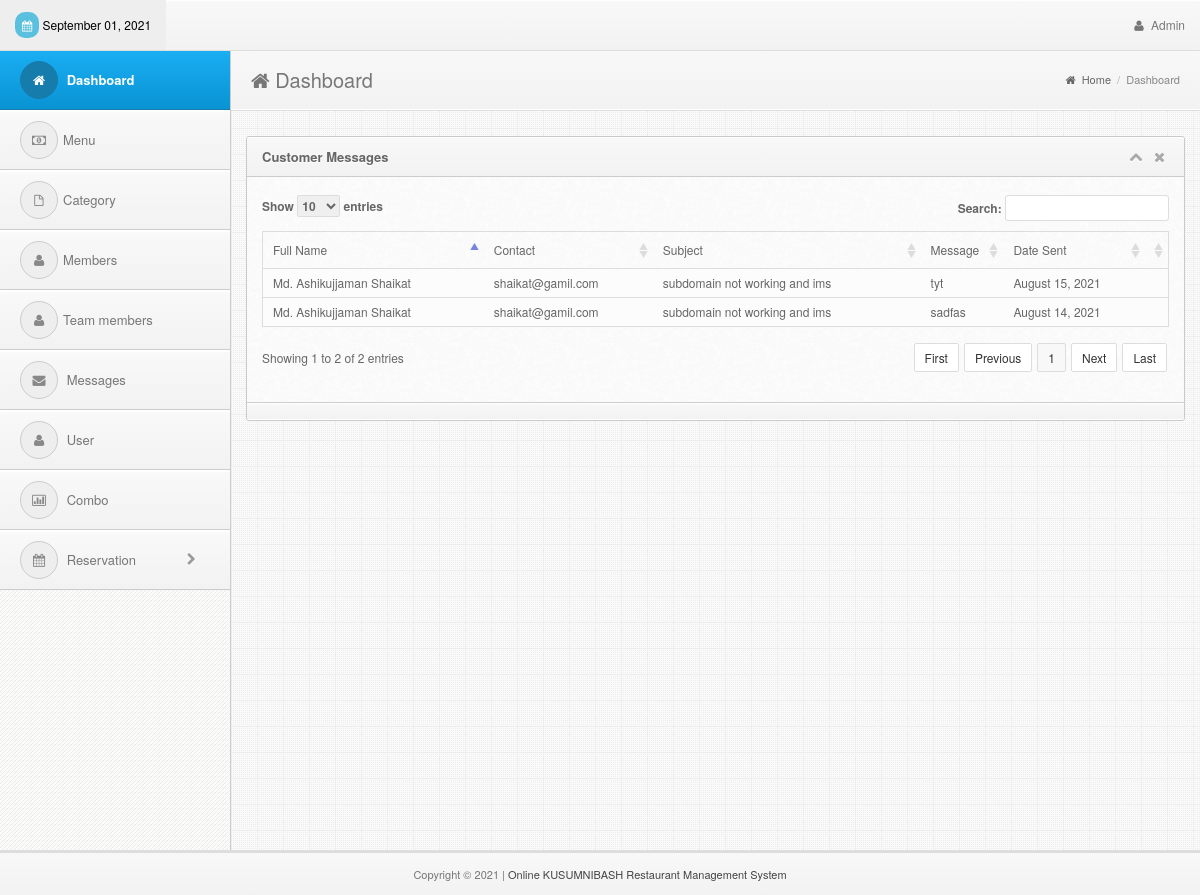
The page /admin/messages.php (signed in) on the database its author committed.
### tables this page shows
CREATE TABLE `message` (
  `message_id` int(11) NOT NULL,
  `fullname` varchar(100) NOT NULL,
  `email` varchar(100) NOT NULL,
  `subject` varchar(30) NOT NULL,
  `message` varchar(1000) NOT NULL,
  `date` timestamp NOT NULL DEFAULT current_timestamp() ON UPDATE current_timestamp()
);

### admin/messages.php (the view, shortened to what this page needs)
<!DOCTYPE html>
<html lang="en">
<head>
    <?php include('../includes/links.php'); ?>
</head>
<body>
    <div class="navbar navbar-fixed-top bs-docs-nav" role="banner">
        <div class="conjtainer">
            <?php include('../includes/topbar.php'); ?>
        </div>
    </div>
    <div class="content" style="margin-top:10px">
        <?php include('../includes/sidebar.php'); ?>
        <div class="mainbar">
            <div class="page-head">
                <h2 class="pull-left"><i class="fa fa-home"></i> Dashboard</h2>
                <div class="bread-crumb pull-right">
                    <a href="index.html"><i class="fa fa-home"></i> Home</a>
                    <span class="divider">/</span>
                    <a href="#" class="bread-current">Dashboard</a>
                </div>
                <div class="clearfix"></div>
            </div>
            <div class="matter">
                <div class="container">
                    <div class="row">
                        <div class="col-md-12">
                            <div class="widget">
                                <div class="widget-head">
                                    <div class="pull-left">Customer Messages
                                    </div>
                                    <div class="widget-icons pull-right">
                                        <a href="#" class="wminimize"><i class="fa fa-chevron-up"></i></a>
                                        <a href="#" class="wclose"><i class="fa fa-times"></i></a>
                                    </div>
                                    <div class="clearfix"></div>
                                </div>
                                <div class="widget-content">
                                    <div class="padd">
                                        <div class="page-tables">
                                            <div class="table-responsive">
                                                <table cellpadding="0" cellspacing="0" border="0" id="data-table"
                                                    width="100%">
                                                    <thead>
                                                        <tr>
                                                            <th>Full Name</th>
                                                            <th>Contact</th>
                                                            <th>Subject</th>
                                                            <th>Message</th>
                                                            <th>Date Sent</th>
                                                            <th></th>
                                                        </tr>
                                                    </thead>
                                                    <tbody>
                                                        <?php
                            include('../includes/dbcon.php');
                            $query = mysqli_query($con, "select * from message order by date desc") or die(mysqli_error());
                            while ($row = mysqli_fetch_array($query)) {
                              $fullname = $row['fullname'];
                              $email = $row['email'];
                              $subject = $row['subject'];
                              $message = $row['message'];
                            ?>
                                                        <tr>
                                                            <td><?php echo $fullname; ?></td>
                                                            <td><?php echo $email; ?></td>
                                                            <td><?php echo $subject; ?></td>
                                                            <td><?php echo $message; ?></td>
                                                            <td><?php echo date("F d, Y", strtotime($row['date'])); ?>
                                                            </td>
                                                            <td>
                                                            </td>
                                                        </tr>
                                                        <?php } ?>
                                                    </tbody>
                                                </table>
                                                <div class="clearfix"></div>
                                            </div>
                                        </div>
                                    </div>
                                </div>
                                <div class="widget-foot">
                                </div>
                            </div>
                        </div>
                    </div>
                </div>
            </div>
        </div>
    </div>
    <?php include('../includes/footer.php'); ?>
</body>
</html>

### admin/css/style.css (style rules this page uses)
body { font-size: 12px; line-height: 22px; color: #666; border-top: 3px solid #eee; background:#343434 url("../img/back.png") repeat; padding-top: 37px; -webkit-font-smoothing: antialiased; }
h1,h2,h3,h4,h5,h6 { padding: 2px 0px; margin: 2px 0px; color: #777; }
h2 { font-size: 25px; line-height: 35px; }
a { color: #026b9c; }
.navbar * { font-weight: normal !important; text-shadow:none !important; }
.navbar { background-color: #f8f8f8; background: -webkit-gradient(linear, left top, left bottom, from(#f8f8f8), to(#f2f2f2)); background: -webkit-linear-gradient(top, #f8f8f8, #f2f2f2); background: -moz-linear-gradient(top, #f8f8f8, #f2f2f2); background: -ms-linear-gradient(top, #f8f8f8, #f2f2f2); background: -o-linear-gradient(top, #f8f8f8, #f2f2f2); background: linear-gradient(top, #f8f8f8, #f2f2f2); border-bottom: 1px solid #ddd; box-shadow: inset 0px 1px 1px #fff; }
.mainbar { position: relative; margin-left: 230px; margin-right: 0px; width: auto; background:#eee url("../img/main-back.png") repeat; border-left: 1px solid #ccc; z-index: 50; min-height: 800px; }
.mainbar .container { max-width:100% !important; width: 100% !important; }
.page-tables #data-table { margin-bottom: 20px; }
.page-tables #data-table { border:1px solid #ddd; }
.page-tables table#data-table thead th { padding:7px 10px; font-weight:normal; border-bottom:0px; }
.page-tables table#data-table td { background:#fcfcfc; border-top:1px solid #ddd; }
.mainbar .page-head { background-color: #f8f8f8; background: -webkit-gradient(linear, left top, left bottom, from(#f8f8f8), to(#f2f2f2)); background: -webkit-linear-gradient(top, #f8f8f8, #f2f2f2); background: -moz-linear-gradient(top, #f8f8f8, #f2f2f2); background: -ms-linear-gradient(top, #f8f8f8, #f2f2f2); background: -o-linear-gradient(top, #f8f8f8, #f2f2f2); background: linear-gradient(top, #f8f8f8, #f2f2f2); padding: 8px 20px; border-bottom: 1px solid #fff; box-shadow: inset 0px 1px 1px #fff; }
.mainbar .page-head h2 { font-weight: normal; font-size: 20px; }
.mainbar .bread-crumb { font-size: 11px; margin-top: 10px; color: #aaa; }
.mainbar .bread-crumb i { margin-right: 3px; }
.mainbar .bread-crumb .divider { margin: 0px 3px; }
.mainbar .bread-crumb a { color: #666; }
.mainbar .bread-crumb a.bread-current { color: #888; }
.mainbar .matter { border-top: 1px solid #ddd; padding: 15px 0px; }
.widget { border: 1px solid #c9c9c9; border-radius: 3px; margin-top: 10px; margin-bottom: 20px; background: #fafafa url('../img/cream.png') repeat; }
.widget .padd, .modal-body { padding: 13px 15px; }
.widget .widget-head,.modal-header { background-color: #f8f8f8; background: -webkit-gradient(linear, left top, left bottom, from(#f8f8f8), to(#f2f2f2)); background: -webkit-linear-gradient(top, #f8f8f8, #f2f2f2); background: -moz-linear-gradient(top, #f8f8f8, #f2f2f2); background: -ms-linear-gradient(top, #f8f8f8, #f2f2f2); background: -o-linear-gradient(top, #f8f8f8, #f2f2f2); background: linear-gradient(top, #f8f8f8, #f2f2f2); border-top-right-radius: 3px; border-top-left-radius: 3px; text-shadow:0px 1px #fff; border-bottom: 1px solid #ccc; border-top: 1px solid #fff; color: #666; font-size: 13px; font-weight: bold; padding: 8px 15px; }
.widget .widget-head .widget-icons i { font-size: 14px; margin: 0px 4px; }
.widget .widget-head .widget-icons a { color: #aaa; }
.widget .widget-foot, .modal-footer { background-color: #f8f8f8; background: -webkit-gradient(linear, left top, left bottom, from(#f8f8f8), to(#f2f2f2)); background: -webkit-linear-gradient(top, #f8f8f8, #f2f2f2); background: -moz-linear-gradient(top, #f8f8f8, #f2f2f2); background: -ms-linear-gradient(top, #f8f8f8, #f2f2f2); background: -o-linear-gradient(top, #f8f8f8, #f2f2f2); background: linear-gradient(top, #f8f8f8, #f2f2f2); border-bottom-right-radius: 3px; border-bottom-left-radius: 3px; text-shadow:0px 1px #fff; border-bottom: 1px solid #fff; border-top: 1px solid #ccc; padding: 8px 15px; font-size: 12px; color: #555; box-shadow: inset 0px 1px 1px #fff; }

### rows shown on the page
message: fullname "Md. Ashikujjaman Shaikat", email "shaikat@gamil.com", subject "subdomain not working and ims", message "tyt", date "August 15, 2021"
message: fullname "Md. Ashikujjaman Shaikat", email "shaikat@gamil.com", subject "subdomain not working and ims", message "sadfas", date "August 14, 2021"
